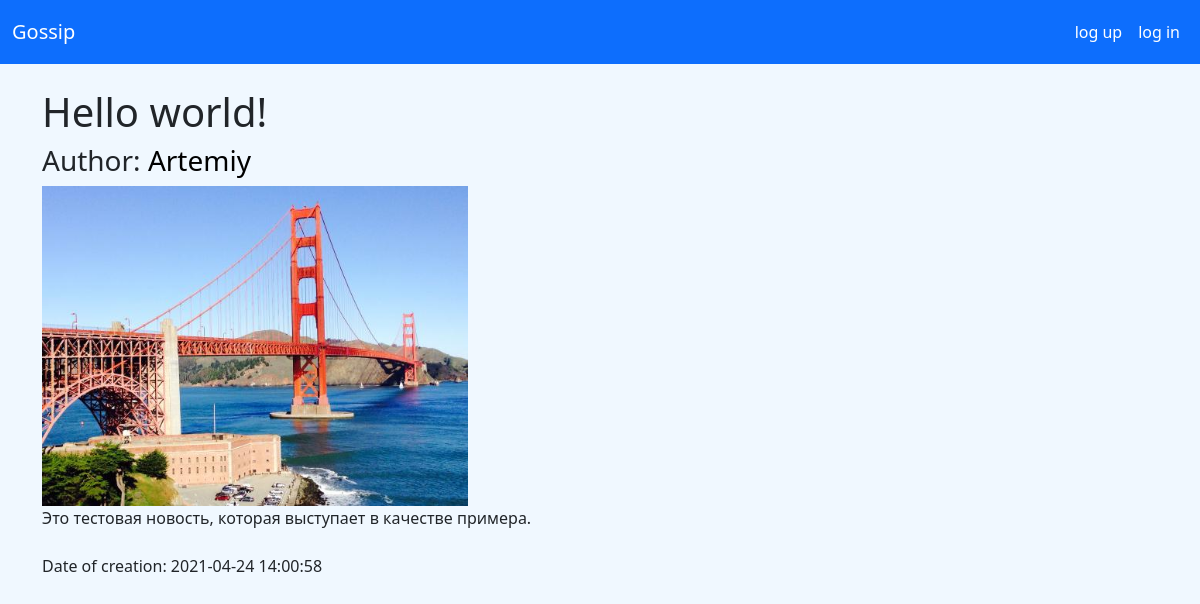
Before: /new/5 with the older database file.
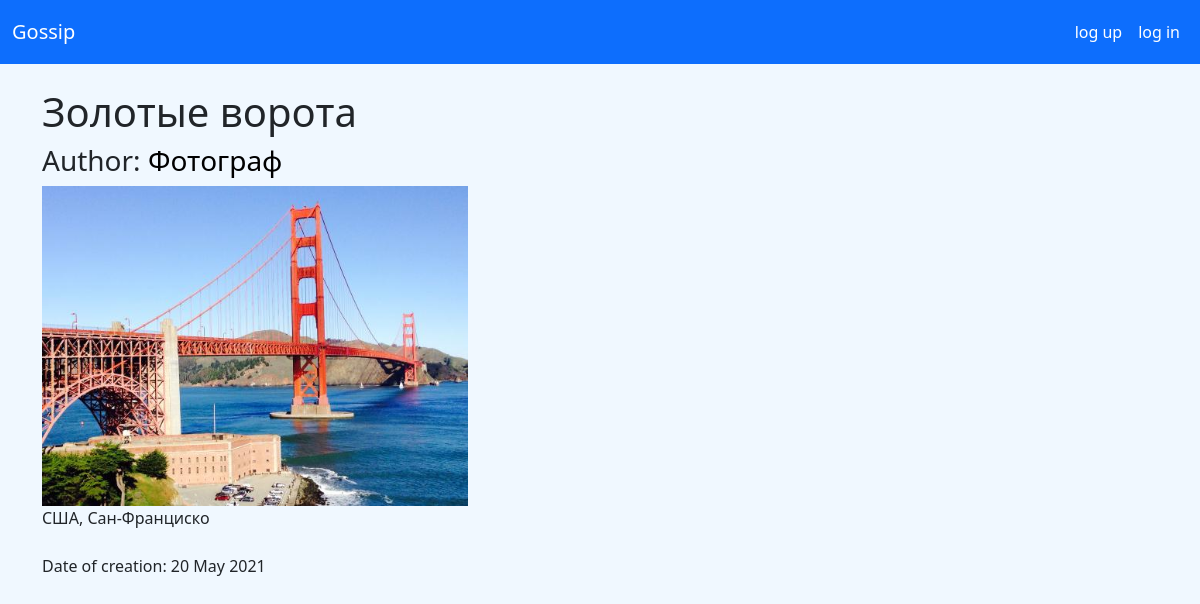
After: the same page with the newer database file.
### data/new.py (models this page shows)
class News(SqlAlchemyBase, UserMixin, SerializerMixin):
    __tablename__ = 'news'
    id = sa.Column(sa.Integer, primary_key=True, autoincrement=True)
    title = sa.Column(sa.String, nullable=True)
    content = sa.Column(sa.String, nullable=True)
    date = datetime.date.today().ctime().split()
    date = date[2] + ' ' + date[1] + ' ' + date[-1]
    created_date = sa.Column(sa.String, default=date)
    views = sa.Column(sa.Integer, default=0)
    user_id = sa.Column(sa.Integer, sa.ForeignKey("users.id"))
    user = orm.relation('User')

### data/user.py (models this page shows, shortened)
class User(SqlAlchemyBase, UserMixin, SerializerMixin):
    __tablename__ = 'users'
    id = sa.Column(sa.Integer, primary_key=True, autoincrement=True)
    nickname = sa.Column(sa.String, nullable=True)
    hashed_password = sa.Column(sa.String, nullable=True)
    created_date = sa.Column(sa.DateTime, default=datetime.datetime.now())
    subs = sa.Column(sa.String, default='1')
    news = orm.relation("News", back_populates='user')

### get_new.py (the view)
@get_new_blueprint.route('/new/<int:id>', methods=['GET'])
def get_new(id):
    ses = db_session.create_sessin()
    new = ses.query(News).get(id)
    new.views += 1
    ses.commit()
    user = ses.query(User).get(new.user_id)
    address_image = url_for('static', filename=f'img/{new.id}.jpg')
    address_author = f'/user/{new.user_id}'
    return render_template('get_new.html', title=new.title, form=new, author=user.nickname, address_image=address_image, address_author=address_author)

### data/db_session.py (called while the page is built)
def create_sessin() -> Session:
    global __factory
    return __factory()

### templates/get_new.html
{% extends "base.html" %}
{% block content %}
<div class="container" id="show_new">
  <h1>{{ form.title }}</h1>
  <h3>Author: <a href="{{ address_author }}" class="name">{{ author }}</a></h3>
  <img src="{{address_image}}" alt=""><br>
  {% for line in form.content.splitlines() %}
      {{ line }}<br>
  {% endfor %}
  <br>
  <p>Date of creation: {{ form.created_date }}</p>
</div>
{% endblock %}

Changed rows visible on the page:
removed News: title "Hello world!", content "Это тестовая новость, которая выступает в качестве примера.", created_date "2021-04-24 14:00:58"
removed User: nickname "Artemiy"
added News: title "Золотые ворота", content "США, Сан-Франциско", created_date "20 May 2021"
now on this page (row edited): User: nickname "Фотограф"
